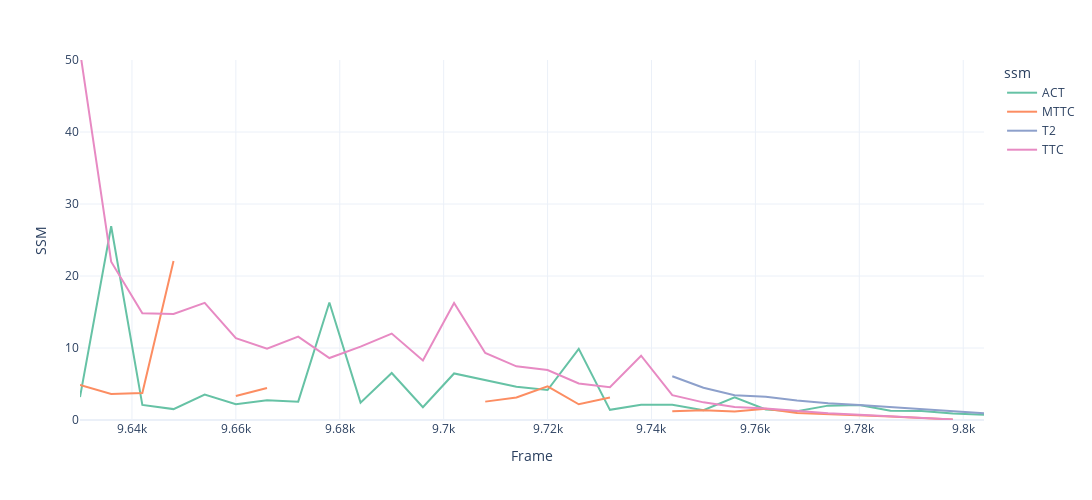
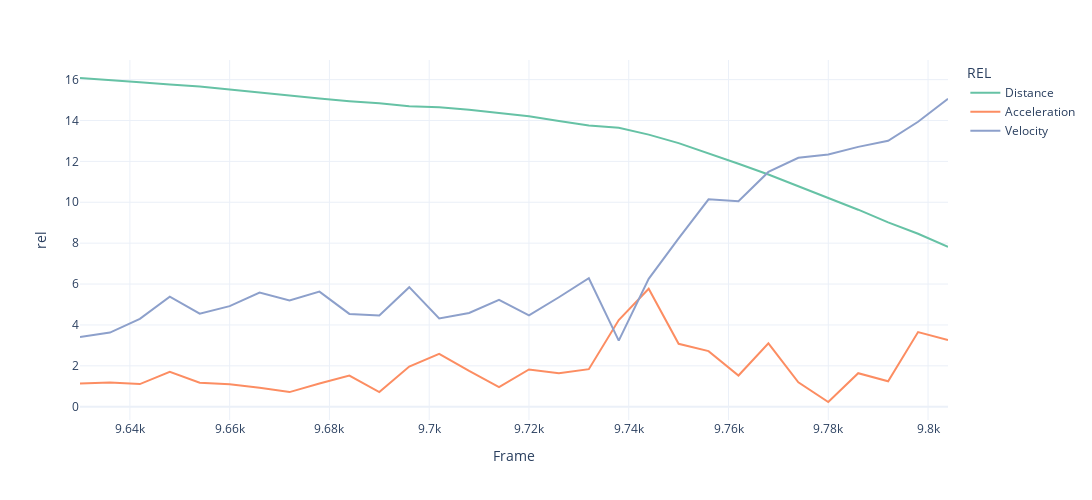

These figures' notebook cell, in order:
### Code cell
Vehicle_ID = 539

pv = pd.pivot_table(df[df['Vehicle ID'] == Vehicle_ID],
               index = ['Vehicle ID', 'frame'],
               values = ['TTC_0', 'MTTC_0', 'T2_0', 'ACT_0'])

pv.reset_index(inplace = True)
pv.rename({'TTC_0' : 'SSM_TTC', 'MTTC_0' : 'SSM_MTTC', 'T2_0' : 'SSM_T2', 'ACT_0' : 'SSM_ACT'}, axis = 1, inplace = True)
pv = pd.wide_to_long(pv, stubnames = ['SSM'], i = ['Vehicle ID', 'frame'], j = 'ssm', sep = '_', suffix = r'\w+').reset_index()

fig = px.line(pv, x = 'frame', y = 'SSM', color = 'ssm',
              template = 'plotly_white', 
              color_discrete_sequence = px.colors.qualitative.Set2,
              #title = f'Vehicle Trajectory : 공사구간 2개 차로 합류지점', 
              width = 1200, height = 500)

#fig.update_layout(showlegend = False)
fig.update_xaxes(title_text = 'Frame')
fig.update_yaxes(title_text = 'SSM', range = [0, 50])

fig.show()

#relative = 'LV0_relative_velocity'

pv2 = pd.pivot_table(df[df['Vehicle ID'] == Vehicle_ID],
               index = ['Vehicle ID', 'frame', 'LV0_ID'],
               values = ['LV0_D', 'LV0_rel_velocity', 'LV0_rel_acc'])
pv2.reset_index(inplace = True)
pv2.rename({'LV0_D' : 'rel_Distance', 'LV0_rel_velocity' : 'rel_Velocity', 'LV0_rel_acc' : 'rel_Acceleration'}, axis = 1, inplace = True)
pv2 = pd.wide_to_long(pv2, stubnames = ['rel'], i = ['Vehicle ID', 'frame', 'LV0_ID'], j = 'REL', sep = '_', suffix = r'\w+').reset_index()

fig2 = px.line(pv2, x = 'frame', y = 'rel', color = 'REL',
              template = 'plotly_white',
              color_discrete_sequence = px.colors.qualitative.Set2,
              #title = f'Vehicle Trajectory : 공사구간 2개 차로 합류지점', 
              width = 1200, height = 500)

fig2.update_xaxes(title_text = 'Frame')
#fig2.update_yaxes(title_text = relative)

fig2.show()

### Figure 1 — Plotly figure (JSON) as saved in the notebook; plotly's stock layout.template omitted (floating-point values rounded to 4 significant figures)
{"data": [{"hovertemplate": "ssm=ACT<br>frame=%{x}<br>SSM=%{y}<extra></extra>", "legendgroup": "ACT", "line": {"color": "rgb(102,194,165)", "dash": "solid"}, "marker": {"symbol": "circle"}, "mode": "lines", "name": "ACT", "orientation": "v", "showlegend": true, "type": "scatter", "x": [9630, 9636, 9642, 9648, 9654, 9660, 9666, 9672, 9678, 9684, 9690, 9696, 9702, 9708, 9714, 9720, 9726, 9732, 9738, 9744, 9750, 9756, 9762, 9768, 9774, 9780, 9786, 9792, 9798, 9804], "xaxis": "x", "y": [3.181, 26.9, 2.093, 1.514, 3.532, 2.182, 2.728, 2.55, 16.31, 2.416, 6.521, 1.778, 6.464, 5.489, 4.606, 4.158, 9.883, 1.408, 2.112, 2.107, 1.367, 3.157, 1.452, 1.227, 1.995, 2.096, 1.27, 1.262, 0.8931, 0.745], "yaxis": "y"}, {"hovertemplate": "ssm=MTTC<br>frame=%{x}<br>SSM=%{y}<extra></extra>", "legendgroup": "MTTC", "line": {"color": "rgb(252,141,98)", "dash": "solid"}, "marker": {"symbol": "circle"}, "mode": "lines", "name": "MTTC", "orientation": "v", "showlegend": true, "type": "scatter", "x": [9630, 9636, 9642, 9648, 9654, 9660, 9666, 9672, 9678, 9684, 9690, 9696, 9702, 9708, 9714, 9720, 9726, 9732, 9738, 9744, 9750, 9756, 9762, 9768, 9774, 9780, 9786, 9792, 9798, 9804], "xaxis": "x", "y": [4.868, 3.601, 3.746, 22.09, null, 3.333, 4.447, null, 3.048, null, null, 2.737, null, 2.551, 3.124, 4.668, 2.186, 3.115, null, 1.225, 1.369, 1.176, 1.553, 0.9891, 0.836, 0.7208, 0.4814, 0.2863, 0.07938, null], "yaxis": "y"}, {"hovertemplate": "ssm=T2<br>frame=%{x}<br>SSM=%{y}<extra></extra>", "legendgroup": "T2", "line": {"color": "rgb(141,160,203)", "dash": "solid"}, "marker": {"symbol": "circle"}, "mode": "lines", "name": "T2", "orientation": "v", "showlegend": true, "type": "scatter", "x": [9630, 9636, 9642, 9648, 9654, 9660, 9666, 9672, 9678, 9684, 9690, 9696, 9702, 9708, 9714, 9720, 9726, 9732, 9738, 9744, 9750, 9756, 9762, 9768, 9774, 9780, 9786, 9792, 9798, 9804], "xaxis": "x", "y": [null, null, null, null, null, null, null, null, null, null, null, null, null, null, null, null, null, null, null, 6.082, 4.471, 3.441, 3.217, 2.698, 2.317, 2.073, 1.795, 1.541, 1.254, 0.9463], "yaxis": "y"}, {"hovertemplate": "ssm=TTC<br>frame=%{x}<br>SSM=%{y}<extra></extra>", "legendgroup": "TTC", "line": {"color": "rgb(231,138,195)", "dash": "solid"}, "marker": {"symbol": "circle"}, "mode": "lines", "name": "TTC", "orientation": "v", "showlegend": true, "type": "scatter", "x": [9630, 9636, 9642, 9648, 9654, 9660, 9666, 9672, 9678, 9684, 9690, 9696, 9702, 9708, 9714, 9720, 9726, 9732, 9738, 9744, 9750, 9756, 9762, 9768, 9774, 9780, 9786, 9792, 9798, 9804], "xaxis": "x", "y": [51.26, 21.99, 14.84, 14.73, 16.26, 11.36, 9.906, 11.58, 8.61, 10.2, 12.0, 8.262, 16.26, 9.307, 7.455, 6.944, 5.068, 4.565, 8.931, 3.446, 2.45, 1.805, 1.593, 1.234, 0.9518, 0.7387, 0.5066, 0.2921, 0.08004, null], "yaxis": "y"}], "layout": {"height": 500, "legend": {"title": {"text": "ssm"}, "tracegroupgap": 0}, "margin": {"t": 60}, "width": 1200, "xaxis": {"anchor": "y", "autorange": true, "domain": [0, 1], "range": [9630, 9804], "title": {"text": "Frame"}, "type": "linear"}, "yaxis": {"anchor": "x", "domain": [0, 1], "range": [0, 50], "title": {"text": "SSM"}, "type": "linear"}}}

### Figure 2 — Plotly figure (JSON) as saved in the notebook; plotly's stock layout.template omitted (floating-point values rounded to 4 significant figures)
{"data": [{"hovertemplate": "REL=Distance<br>frame=%{x}<br>rel=%{y}<extra></extra>", "legendgroup": "Distance", "line": {"color": "rgb(102,194,165)", "dash": "solid"}, "marker": {"symbol": "circle"}, "mode": "lines", "name": "Distance", "orientation": "v", "showlegend": true, "type": "scatter", "x": [9630, 9636, 9642, 9648, 9654, 9660, 9666, 9672, 9678, 9684, 9690, 9696, 9702, 9708, 9714, 9720, 9726, 9732, 9738, 9744, 9750, 9756, 9762, 9768, 9774, 9780, 9786, 9792, 9798, 9804], "xaxis": "x", "y": [16.08, 15.99, 15.87, 15.76, 15.66, 15.52, 15.36, 15.24, 15.08, 14.95, 14.84, 14.7, 14.64, 14.52, 14.38, 14.21, 13.98, 13.75, 13.64, 13.31, 12.89, 12.4, 11.89, 11.36, 10.79, 10.23, 9.637, 9.016, 8.46, 7.815], "yaxis": "y"}, {"hovertemplate": "REL=Acceleration<br>frame=%{x}<br>rel=%{y}<extra></extra>", "legendgroup": "Acceleration", "line": {"color": "rgb(252,141,98)", "dash": "solid"}, "marker": {"symbol": "circle"}, "mode": "lines", "name": "Acceleration", "orientation": "v", "showlegend": true, "type": "scatter", "x": [9630, 9636, 9642, 9648, 9654, 9660, 9666, 9672, 9678, 9684, 9690, 9696, 9702, 9708, 9714, 9720, 9726, 9732, 9738, 9744, 9750, 9756, 9762, 9768, 9774, 9780, 9786, 9792, 9798, 9804], "xaxis": "x", "y": [1.138, 1.182, 1.109, 1.704, 1.175, 1.102, 0.9248, 0.716, 1.134, 1.523, 0.7184, 1.962, 2.582, 1.748, 0.9644, 1.82, 1.636, 1.837, 4.239, 5.768, 3.077, 2.72, 1.525, 3.103, 1.194, 0.231, 1.642, 1.247, 3.65, 3.267], "yaxis": "y"}, {"hovertemplate": "REL=Velocity<br>frame=%{x}<br>rel=%{y}<extra></extra>", "legendgroup": "Velocity", "line": {"color": "rgb(141,160,203)", "dash": "solid"}, "marker": {"symbol": "circle"}, "mode": "lines", "name": "Velocity", "orientation": "v", "showlegend": true, "type": "scatter", "x": [9630, 9636, 9642, 9648, 9654, 9660, 9666, 9672, 9678, 9684, 9690, 9696, 9702, 9708, 9714, 9720, 9726, 9732, 9738, 9744, 9750, 9756, 9762, 9768, 9774, 9780, 9786, 9792, 9798, 9804], "xaxis": "x", "y": [3.406, 3.628, 4.3, 5.387, 4.551, 4.919, 5.584, 5.193, 5.632, 4.54, 4.461, 5.848, 4.314, 4.582, 5.223, 4.466, 5.356, 6.282, 3.236, 6.255, 8.233, 10.15, 10.05, 11.48, 12.17, 12.34, 12.71, 13.01, 13.94, 15.06], "yaxis": "y"}], "layout": {"height": 500, "legend": {"title": {"text": "REL"}, "tracegroupgap": 0}, "margin": {"t": 60}, "width": 1200, "xaxis": {"anchor": "y", "autorange": true, "domain": [0, 1], "range": [9630, 9804], "title": {"text": "Frame"}, "type": "linear"}, "yaxis": {"anchor": "x", "autorange": true, "domain": [0, 1], "range": [-0.6494, 16.96], "title": {"text": "rel"}, "type": "linear"}}}
